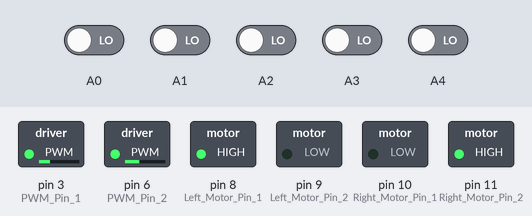
The sketch below on a simulated Arduino Uno, built with avr-gcc and run on an emulated ATmega328P. Parts: switched loads named in the sketch (green lamp = pin HIGH). Inputs (shaded band) come from the test bench; at power-on: A0–4 LOW.

Above: at 1.2 s.
1.3 s: A0 driven HIGH
At 2.5 s:
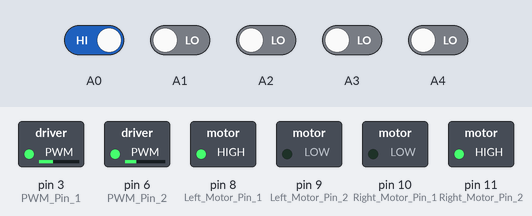
2.8 s: A0 driven LOW
At 3.7 s:
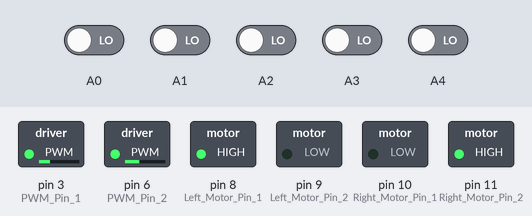
4.3 s: A1 driven HIGH
At 4.9 s:
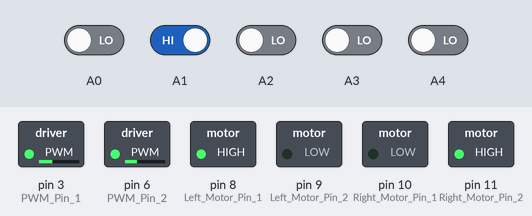
5.8 s: A1 driven LOW
At 7.0 s:
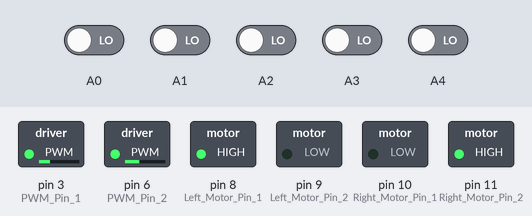
7.3 s: A2 driven HIGH
At 8.4 s:
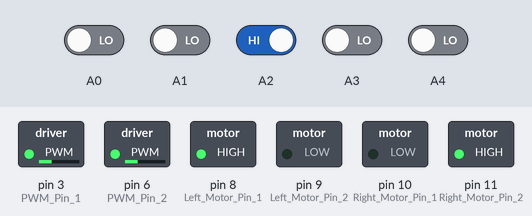
8.8 s: A2 driven LOW
At 9.5 s:
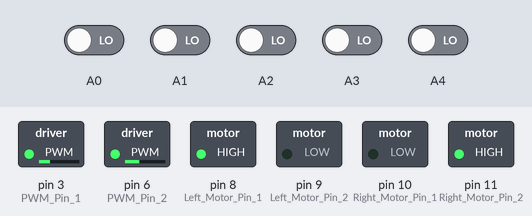
Timing chart, 0 to 11.3 s (numbered marks = the images above; inputs shaded):
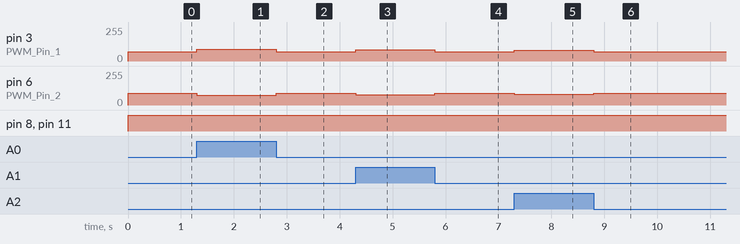

Measured:
- after the input at 1.3 s, pin 3 (PWM_Pin_1): 70/255 → 88/255 at once; pin 6 (PWM_Pin_2): 90/255 → 72/255 at once
- after the input at 2.8 s, pin 3 (PWM_Pin_1): 88/255 → 70/255 at once; pin 6 (PWM_Pin_2): 72/255 → 90/255 at once
- after the input at 4.3 s, pin 3 (PWM_Pin_1): 70/255 → 84/255 at once; pin 6 (PWM_Pin_2): 90/255 → 76/255 at once
- after the input at 5.8 s, pin 3 (PWM_Pin_1): 84/255 → 70/255 at once; pin 6 (PWM_Pin_2): 76/255 → 90/255 at once
- after the input at 7.3 s, pin 3 (PWM_Pin_1): 70/255 → 80/255 at once; pin 6 (PWM_Pin_2): 90/255 → 80/255 at once
- after the input at 8.8 s, pin 3 (PWM_Pin_1): 80/255 → 70/255 at once; pin 6 (PWM_Pin_2): 80/255 → 90/255 at once

The sketch:

PID_correction_lfr.ino
```cpp
float Kp=2,Ki=0.5,Kd=10;
float error=0, P=0, I=0, D=0, PID_value=0;
float previous_error=0, previous_I=0;
int sensor[5]={0, 0, 0, 0, 0};
int initial_motor_speed=80;

void read_sensor_values(void);
void calculate_pid(void);
void motor_control(void);

void setup()
{
 pinMode(3,OUTPUT); //PWM Pin 1
 pinMode(6,OUTPUT); //PWM Pin 2
 pinMode(8,OUTPUT); //Left Motor Pin 1
 pinMode(9,OUTPUT); //Left Motor Pin 2
 pinMode(10,OUTPUT); //Right Motor Pin 1
 pinMode(11,OUTPUT);  //Right Motor Pin 2
 Serial.begin(9600); //Enable Serial Communications
}

void loop()
{
    read_sensor_values();
    calculate_pid();
    motor_control();
}

void read_sensor_values()
{
  sensor[0]=digitalRead(A0);
  sensor[1]=digitalRead(A1);
  sensor[2]=digitalRead(A2);
  sensor[3]=digitalRead(A3);
  sensor[4]=digitalRead(A4);

  if((sensor[0]==0)&&(sensor[1]==0)&&(sensor[2]==0)&&(sensor[4]==0)&&(sensor[4]==1))
  error=4;
  else if((sensor[0]==0)&&(sensor[1]==0)&&(sensor[2]==0)&&(sensor[4]==1)&&(sensor[4]==1))
  error=3;
  else if((sensor[0]==0)&&(sensor[1]==0)&&(sensor[2]==0)&&(sensor[4]==1)&&(sensor[4]==0))
  error=2;
  else if((sensor[0]==0)&&(sensor[1]==0)&&(sensor[2]==1)&&(sensor[4]==1)&&(sensor[4]==0))
  error=1;
  else if((sensor[0]==0)&&(sensor[1]==0)&&(sensor[2]==1)&&(sensor[4]==0)&&(sensor[4]==0))
  error=0;
  else if((sensor[0]==0)&&(sensor[1]==1)&&(sensor[2]==1)&&(sensor[4]==0)&&(sensor[4]==0))
  error=-1;
  else if((sensor[0]==0)&&(sensor[1]==1)&&(sensor[2]==0)&&(sensor[4]==0)&&(sensor[4]==0))
  error=-2;
  else if((sensor[0]==1)&&(sensor[1]==1)&&(sensor[2]==0)&&(sensor[4]==0)&&(sensor[4]==0))
  error=-3;
  else if((sensor[0]==1)&&(sensor[1]==0)&&(sensor[2]==0)&&(sensor[4]==0)&&(sensor[4]==0))
  error=-4;
  else if((sensor[0]==0)&&(sensor[1]==0)&&(sensor[2]==0)&&(sensor[4]==0)&&(sensor[4]==0))
    if(error==-4) error=-5;
    else error=5;

}

void calculate_pid()
{
    P = error;
    I = I + previous_I;
    D = error-previous_error;

    PID_value = (Kp*P) + (Ki*I) + (Kd*D);

    previous_I=I;
    previous_error=error;
}

void motor_control()
{
    // Calculating the effective motor speed:
    int left_motor_speed = initial_motor_speed-PID_value;
    int right_motor_speed = initial_motor_speed+PID_value;

    // The motor speed should not exceed the max PWM value
    constrain(left_motor_speed,0,80);
    constrain(right_motor_speed,0,80);

 analogWrite(3,initial_motor_speed-PID_value);   //Left Motor Speed
    analogWrite(6,initial_motor_speed+PID_value);  //Right Motor Speed
    //following lines of code are to make the bot move forward
    /*The pin numbers and high, low values might be different
    depending on your connections */


    digitalWrite(8,HIGH);
    digitalWrite(9,LOW);
    digitalWrite(10,LOW);
    digitalWrite(11,HIGH);
}
```
